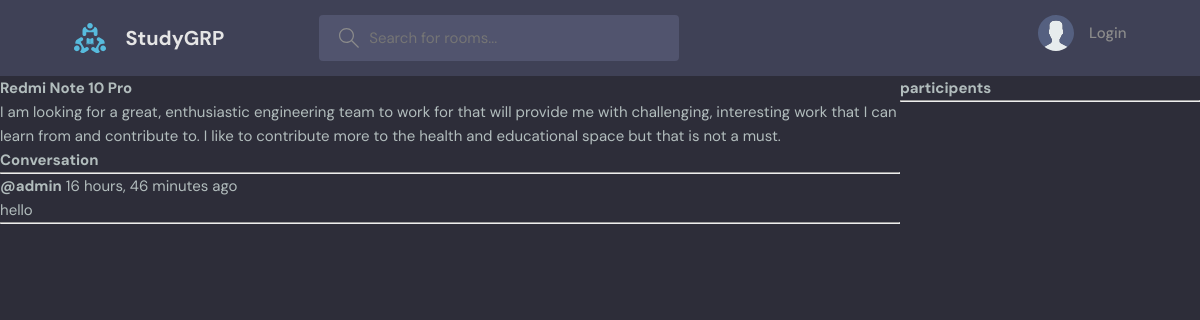
The page /room/4/ on the database its author committed.
### base/models.py (models this page shows, shortened)
class Room(models.Model):
    host=models.ForeignKey(User,on_delete=models.SET_NULL,null=True)
    topic=models.ForeignKey(Topic,on_delete=models.SET_NULL,null=True)
    participants = models.ManyToManyField(
        User, related_name='participants', blank=True)
    name=models.CharField(max_length=50)
    description=models.TextField(null=True,blank=True)
    updated_at=models.DateTimeField(auto_now=True)
    created_at=models.DateField(auto_now_add=True)
    class Meta:
        ordering=['-updated_at','-created_at']

class message(models.Model):
    user=models.ForeignKey(User,on_delete=models.CASCADE)
    room=models.ForeignKey(Room,on_delete=models.CASCADE)
    body=models.TextField(max_length=200)
    updated_at=models.DateTimeField(auto_now=True)
    created_at=models.DateField(auto_now_add=True)
    class Meta:
        ordering=['-updated_at','-created_at']

### base/views.py (the view, shortened to what this page needs)
# urls.py: path('room/<str:pk>/',views.room,name="room"),
def room(request,pk):
    room=Room.objects.get(id=pk)
    room_messages=room.message_set.all().order_by('-created_at')
    participants = room.participants.all()
    print(participants)
    context={'room':room,'room_messages':room_messages,'participants':participants}
    return render(request,"base/room.html",context)

### base/templates/base/room.html (shortened to what this page needs)
{% extends 'main.html' %} {% block content %}
<div class="room-container">
  <div>
    <h1>{{room.name}}</h1>
    <p>{{room.description}}</p>
    <div class="comment">
      <h3>Conversation</h3>
      <hr />
      {% for i in room_messages%}
      <div>
        <small> <b>@{{i.user}}</b> {{i.created_at | timesince}} ago</small>
        <p>{{i.body}}</p>
        <hr />
      </div>
      {% endfor %}
    </div>
  </div>
  <div>
  <h2>participents</h2>
  <hr>
</div>
{% endblock %}

### static/styles/main.css (style rules this page uses)
:root { --color-main: #71c6dd; --color-main-light: #e1f6fb; --color-dark: #3f4156; --color-dark-medium: #51546e; --color-dark-light: #696d97; --color-light: #e5e5e5; --color-gray: #8b8b8b; --color-light-gray: #b2bdbd; --color-bg: #2d2d39; --color-success: #5dd693; --color-error: #fc4b0b; }
* { font-family: "DM Sans", -apple-system, BlinkMacSystemFont, "Segoe UI", Roboto, Oxygen, Ubuntu, Cantarell, "Open Sans", "Helvetica Neue", sans-serif; margin: 0; padding: 0; box-sizing: border-box; text-rendering: optimizeLegibility; font-size: inherit; }
html { font-size: 56.25%; }
@media only screen and (min-width: 1200px) { html { font-size: 62.5%; } }
body { line-height: 1.6; font-weight: 400; font-size: 1.5rem; color: var(--color-light-gray); background-color: var(--color-bg); min-height: 100vh; }

### base/templates/base/room.html (style rules this page uses)
.room-container { display: grid; grid-template-columns: 3fr 1fr; }

### rows shown on the page
Room: name "Redmi Note 10 Pro", description "I am looking for a great, enthusiastic engineering team to work for that will provide me with challenging, interesting work that I can learn from and contribute to. I like to contribute more to the health and educational space but that is not a must."
message: user "admin", created_at "16 hours, 46 minutes", body "hello"
